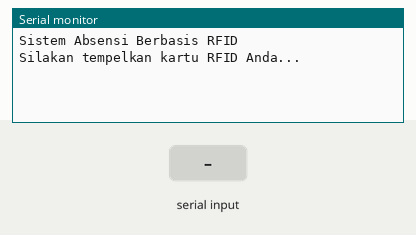
Recording of a sketch running on a simulated Arduino Uno, built with avr-gcc and run on an emulated ATmega328P. Shown: the last lines printed to the serial monitor. Inputs (shaded band) come from the test bench.

Above: at 1.2 s.
1.3 s: "1\n" received over Serial
At 2.5 s:
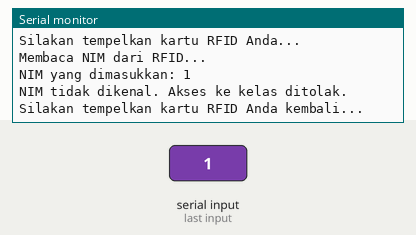
2.8 s: "0\n" received over Serial
At 3.6 s:
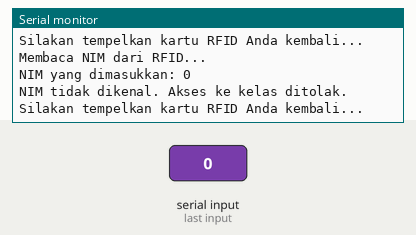
4.3 s: "2\n" received over Serial
At 4.7 s:
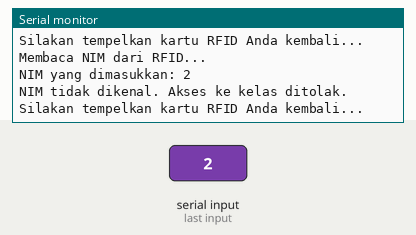

The sketch:

TugasProyekSistemAbsensi.ino
```cpp
/*
Tugas Progjek Mikrokontroller
Sistem Absensi Berbasis Arduino menggunakan sensor RFID
@copy-writing oleh
- DELVIRA AMBARWATI
- Shofa Khoerunnisa
- GALIH RIDHO UTOMO
- LAMTIAR PUTRI ANISA SITOHANG
##flowchart
Begin
Inisialisasi Module yang diperlu
  - SoftwareSerial
  - Penyingkatan nama sensor [pin TX, RX]
Inisialisasi Struktur Data Charater Identitas
Pemanggilan Database kelas
Deklarasi nilai check siswa untuk memeriksa dan batasi input user
Inisialisasi fungsi setup
  Komunikasi boud rate 9600 untuk melihat dan memasukan data pada serial command prompt arduino
  Komunikasi boud rate 9600 untuk mengaktifkan sensor RFID dalam mengirimkan data TX dan RX
  Pesan Komunikasi yang ditampilkan String formated
Inisialisasi fungsi loop
  Jika:
    Syarat komunikasi dua arah tersedia
  Do:
    Pemanggilan fungsi Check Indentitas
  SELESAI
Inisialisasi fungsi Check Indentitas
  Pesan Komunikasi yang ditampilkan String formated
  Ketika:
    Negasi Serial Komunikasi tersedia
  Do:
    Membaca String Komunikasi yang dimasukan oleh Pengguna
    Menghilangkan Space White / Spasi pada Command yang dimasukan Pengguna sebagai Data
    Menampilkan NIM yang dimasukan Pengguna
    Insialisasi keadaan mula-mula tidak ada input yang dimasukan
    Untuk i sebanyaka nilai insialisasi sC <- Increament Data
      Jika:
        Nilai yang dimasukan Pengguna berupa NIM sama dengan nilai yang ada di database
      Do:
        Pesan Komunikasi yang ditampilkan String formated dengan Database ditampilkan sesuai indetintas yang dimasukan
        Assign keadaan sebagai benar
      Break
    Jika:
      Tidak didapat dicari atau tidak dapat ditemukan pada database
    Do:
      Pesan Komunikasi yang ditampilkan String formated
      Looping
  SELESAI

*/
#include <SoftwareSerial.h>
SoftwareSerial rf(0, 1);
struct sT {char NIM[11]; char Nama[30];};
sT sTs[23] = {
 {"4211420075","BARNAS ATTALLA"},{"4211421001","IIN KURNIANINGSIH"},{"4211421002","DELVIRA AMBARWATI"},{"4211421004","DIANICA MAULINA"},{"4211421006","Shofa Khoerunnisa"},{"4211421008","SHOFINA MUMTAZ MAHARDHIKA"},{"4211421009","ACHMAD HUSAIN"},{"4211421011","ARLA ZAHRANI FATIKHAH"},{"4211421014","Novi Fitria"},{"4211421017","PRADIPTA KUSUMA YUDHA"},{"4211421018","Cahya Ade Basuki"},{"4211421019","BELLA NATASYA MULYANINGRUM"},{"4211421022","ALI MUNTOHA"},{"4211421026","DESCANIA PUTRI SHARA NITA"},{"4211421027","ANGGELA FERA TRI ASTUTI"},{"4211421031","ILHAM RAMADHAN PRASETYO"},{"4211421032","Aisah Nuria Amanah"},{"4211421033","JEREMY REIHANDRO"},{"4211421035","RISWARI SETYO NUGRAHENI"},{"4211421036","GALIH RIDHO UTOMO"},{"4211421038","AULIA IKHSANI FAUZIAH"},{"4211421041","VINAYA MIFTA ALIFAH"},{"4211421042","LAMTIAR PUTRI ANISA SITOHANG"}};
int sC = 23;
void setup() {Serial.begin(9600); rf.begin(9600); Serial.println("Sistem Absensi Berbasis RFID"); Serial.println("Silakan tempelkan kartu RFID Anda...");}
void loop() {if (Serial.available()) {checksT();}}
void checksT() {
    Serial.println("Membaca NIM dari RFID...");
    while (!Serial.available());
    String nR = Serial.readStringUntil('\n');
    nR.trim(); Serial.print("NIM yang dimasukkan: "); Serial.println(nR);
    bool found = false;
    for (int i = 0; i < sC; i++) {
        if (nR == String(sTs[i].NIM)) {
            Serial.println("Selamat datang, " + String(sTs[i].Nama)); Serial.println("Anda berhasil masuk kelas."); found = true; break;
        }
    }
    if (!found) {Serial.println("NIM tidak dikenal. Akses ke kelas ditolak."); Serial.println("Silakan tempelkan kartu RFID Anda kembali...");}
}
```

Measured:
- after the input at 1.3 s, the serial monitor: prints a new line at once (image 1)
- after the input at 2.8 s, the serial monitor: prints a new line at once (image 2)
- after the input at 4.3 s, the serial monitor: prints a new line at once (image 3)
